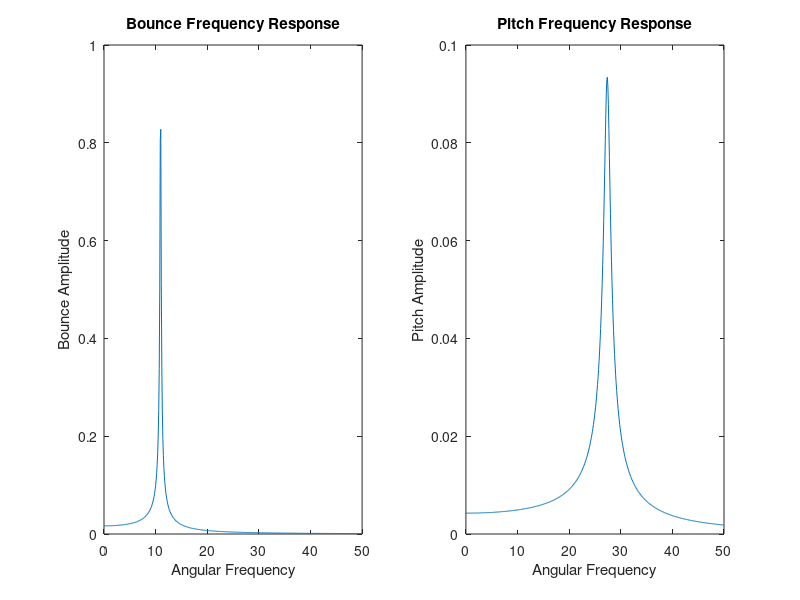

Write the MATLAB code that produced this figure.
%plotting the frequency repsonse graph
clear all %#ok<CLALL>
close all
clc

%state parameters
%damping of front wheel
c_f = 100;
%stiffness of front wheel
k_f = 60000;
%damping of rear wheel
c_r = 100;
%stiffness of rear wheel
k_r = 60000;
%mass
m = 1000;
%mass moment of intertia about COM
j = 1000;
%front wheel offset from COM [m]
l_f = 2.5;
%rear wheel offset from COM [m] 
l_r = 2.5;

%initial conditions
%bounce
x_0 = 0.1;
x_dot_0 = 0;
%pitch
p_0 = 1.0;%radians
p_dot_0 = 0;%radians

%excitation force magnitude
force = 2000;%[N]
%frequency range of the harmonic force
omega = 0:0.1:50;%[rad/s]

%eccentricity of the force from the COM of the mass
l_force = 1.6;%[m]

%sampling rate
fs = 100;

%time span
time_span = 0:1/fs:75;

%type of solver
solver = 'anal';


switch solver
    case 'anal'
        for kk = 1:length(omega)
            
        %system matrices
        %mass matrix
        M = [m,0;0,j];
        %stiffness matrix
        K = [(k_r + k_f),(k_f*l_f - k_r*l_r);(k_f*l_f - k_r*l_r),(k_f*l_f^2 + k_r*l_r^2)];
        %damping matrix
        C = [(c_r + c_f),(c_f*l_f - c_r*l_r);(c_f*l_f - c_r*l_r),(c_f*l_f^2 + c_r*l_r^2)];
        %excitation matrix
        h = [force*cos(omega(kk)*time_span);l_force*force*cos(omega(kk)*time_span)];%2xlength(time_span) matrix 
        
        %for every time step in the time span
        %non homogeneous (particular) solution
        h_star = 0.5*[force;l_force*force];%2x1 matrix
        %frequency response matrix
        %basically a sum of three 2x2 matrices and its inverse
        F_star = inv(-(omega(kk)^2)*M + 1i*omega(kk)*C + K);%2x2 matrix
        
        %X star matrix
        X_star = F_star*h_star;%#ok<*MINV> %2x1 matrix
        
        %conjugate of X_star
        X_star_bar = conj(X_star);
        
        %cos and sin coefficients of particular solution
        %bounce
        x_cos = real(2*X_star(1));
        x_sin = -imag(2*X_star(1));
        
        %pitch
        p_cos = real(2*X_star(2));
        p_sin = -imag(2*X_star(2));
        
        %amplitude of the motion for the particular omega
        %bounce
        x_amp(kk) = sqrt((x_cos)^2 + (x_sin)^2);
        %pitch
        p_amp(kk) = sqrt((p_cos)^2 + (p_sin)^2);
        
        

        end

figure(1)
subplot(1,2,1)
plot(omega,x_amp)
title('Bounce Frequency Response')
xlabel('Angular Frequency')
ylabel('Bounce Amplitude')

subplot(1,2,2)
plot(omega,p_amp)
title('Pitch Frequency Response')
xlabel('Angular Frequency')
ylabel('Pitch Amplitude')

%static vertical deflection incase of a static load
x_st = x_amp(1);

%static angular displacment incase of a static load
p_st = p_amp(1);


end